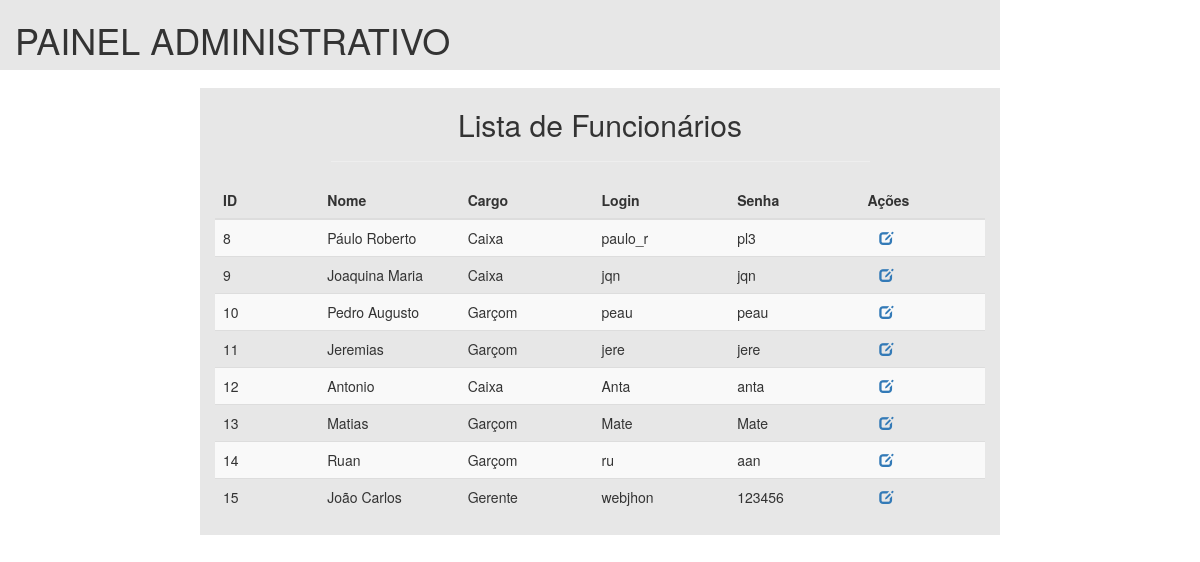
The app's page /admin/listar_funcionarios.php with its own data.
### tables this page shows
CREATE TABLE IF NOT EXISTS `funcionarios` (
  `id` int(11) NOT NULL,
  `nome` varchar(30) NOT NULL,
  `cargo` varchar(30) NOT NULL,
  `login` varchar(20) NOT NULL,
  `senha` varchar(20) NOT NULL,
  `foto` varchar(40) NOT NULL
);

### admin/listar_funcionarios.php (the view, shortened to what this page needs)
<?php require_once('./validar_sessao.php'); ?><!DOCTYPE html>
<html>
<head>
  <link rel="stylesheet" href="../css/my/geral.css" media="screen" charset="utf-8">
  <link rel="stylesheet" href="../css/bootstrap.min.css" charset="utf-8">
</head>
<body>
  <div class="container-fluid">
    <div class="row">
      <div class="col-md-offset-2 col-md-10 col-md-offset-0" id="header_admin">
        <h1 class="text-left"> PAINEL ADMINISTRATIVO</h1>
      </div>
    </div>
    <div class="row">
      <div class="col-md-2" id="wrapper">
      </div>
      <div class="col-md-offset-0 col-md-8 col-md-offset-2" id="conteudo_admin">
        <div>
          <div>
            <h2 class="text-center">Lista de Funcionários</h2>
            <hr width="70%">
            <table class="table table-striped">
              <thead>
                <tr>
                  <th width="6%" align="left">ID</th>
                  <th width="7%" align="left">Nome</th>
                  <th width="7%" align="left">Cargo</th>
                  <th width="7%" align="left">Login</th>
                  <th width="7%" align="center">Senha</th>
                  <th width="7%" align="center">Ações</th>
                </tr>
              </thead>
              <tbody>
                <?php
                $query = 'SELECT * FROM funcionarios';
                $result = mysql_query($query);
                while ($row = mysql_fetch_array($result)) {
                  $id = $row['id'];
                  echo ' <tr> ';
                  echo ' <td> ';
                  echo $row['id'];
                  echo ' <td> ';
                  echo $row['nome'];
                  echo ' <td> ';
                  echo $row['cargo'];
                  echo ' <td> ';
                  echo $row['login'];
                  echo ' <td> ';
                  echo $row['senha'];
                  echo ' <td> ';
                  echo '   <a href="edita.php?id='.$id.'" class="glyphicon glyphicon-edit"></a>';
                }
                ?>
              </tbody>
            </table>
          </div>
        </div>
      </div>
    </div>
  </div>
  </body>
  </html>

### css/my/geral.css (style rules this page uses)
html,body { height:100%; }
#header_admin { background-color: #e7e7e7; }
#conteudo_admin { background-color: #e7e7e7; margin-top: 1.5%; }

### records on screen
funcionarios: id "8", nome "Páulo Roberto", cargo "Caixa", login "paulo_r", senha "pl3"
funcionarios: id "9", nome "Joaquina Maria", cargo "Caixa", login "jqn", senha "jqn"
funcionarios: id "10", nome "Pedro Augusto", cargo "Garçom", login "peau", senha "peau"
funcionarios: id "11", nome "Jeremias", cargo "Garçom", login "jere", senha "jere"
funcionarios: id "12", nome "Antonio", cargo "Caixa", login "Anta", senha "anta"
funcionarios: id "13", nome "Matias", cargo "Garçom", login "Mate", senha "Mate"
funcionarios: id "14", nome "Ruan", cargo "Garçom", login "ru", senha "aan"
funcionarios: id "15", nome "João Carlos", cargo "Gerente", login "webjhon", senha "123456"
